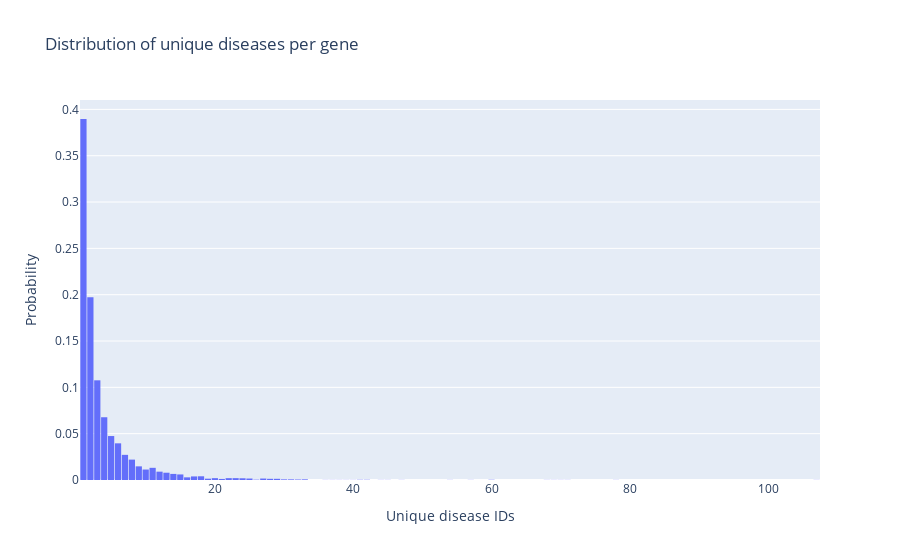

Notebook code for this chart:
### Code cell
fig = px.histogram(
    genes_pd,
    x="uniqueDiseases",
    histnorm="probability",
    title="Distribution of unique diseases per gene",
    color_discrete_sequence=["#636EFA"],
)
fig.update_layout(xaxis_title="Unique disease IDs", yaxis_title="Probability", bargap=0.1)
fig.show()

### Figure 1 — Plotly figure (JSON) as saved in the notebook; plotly's stock layout.template omitted (floating-point values rounded to 4 significant figures; data arrays with more than 128 entries replaced by an {"elided": "..."} marker saying what was removed)
{"data": [{"alignmentgroup": "True", "bingroup": "x", "histnorm": "probability", "hovertemplate": "uniqueDiseases=%{x}<br>probability=%{y}<extra></extra>", "legendgroup": "", "marker": {"color": "#636EFA", "pattern": {"shape": ""}}, "name": "", "offsetgroup": "", "orientation": "v", "showlegend": false, "type": "histogram", "x": {"elided": "6999 int values"}, "xaxis": "x", "yaxis": "y"}], "layout": {"bargap": 0.1, "barmode": "relative", "legend": {"tracegroupgap": 0}, "title": {"text": "Distribution of unique diseases per gene"}, "xaxis": {"anchor": "y", "domain": [0, 1], "title": {"text": "Unique disease IDs"}}, "yaxis": {"anchor": "x", "domain": [0, 1], "title": {"text": "Probability"}}}}
